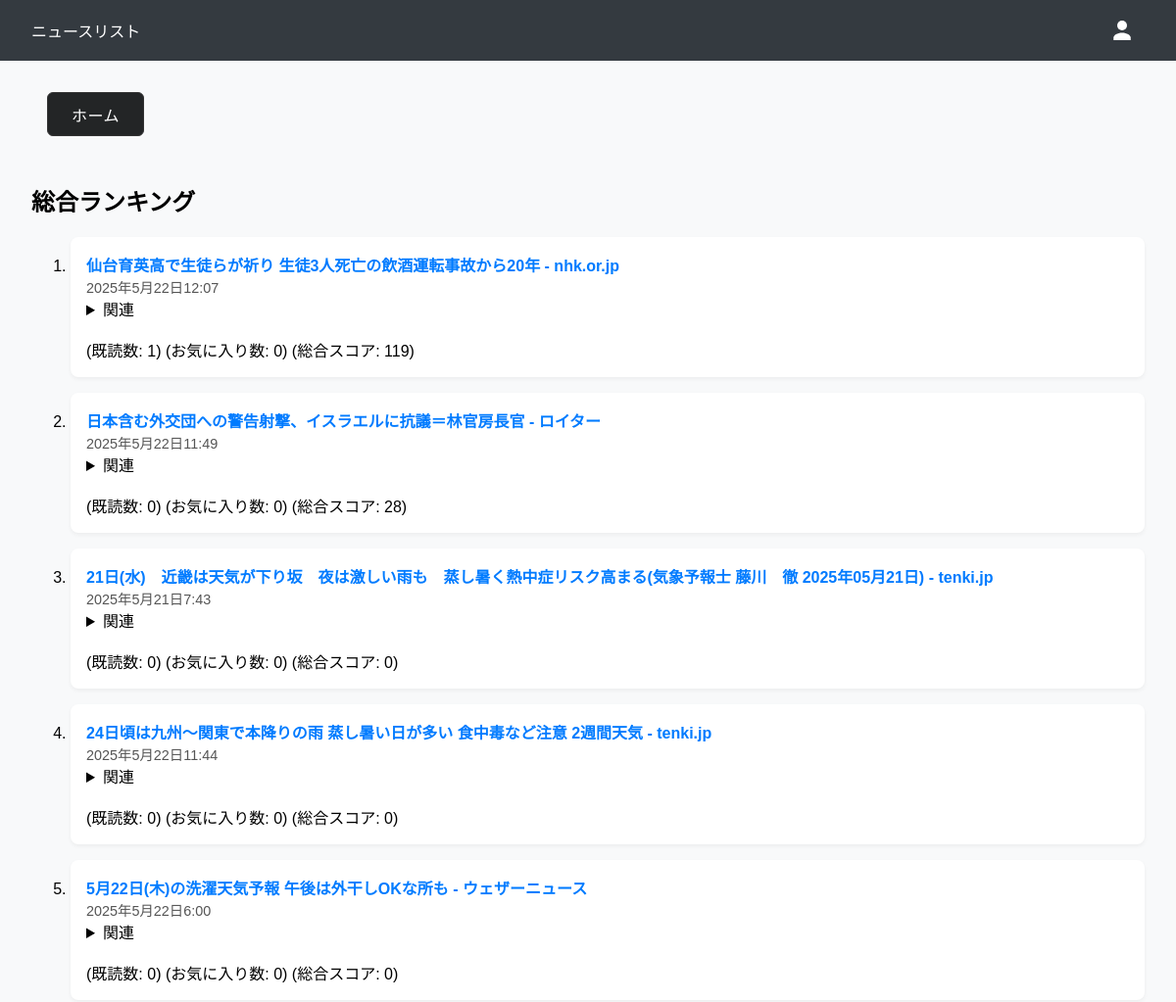
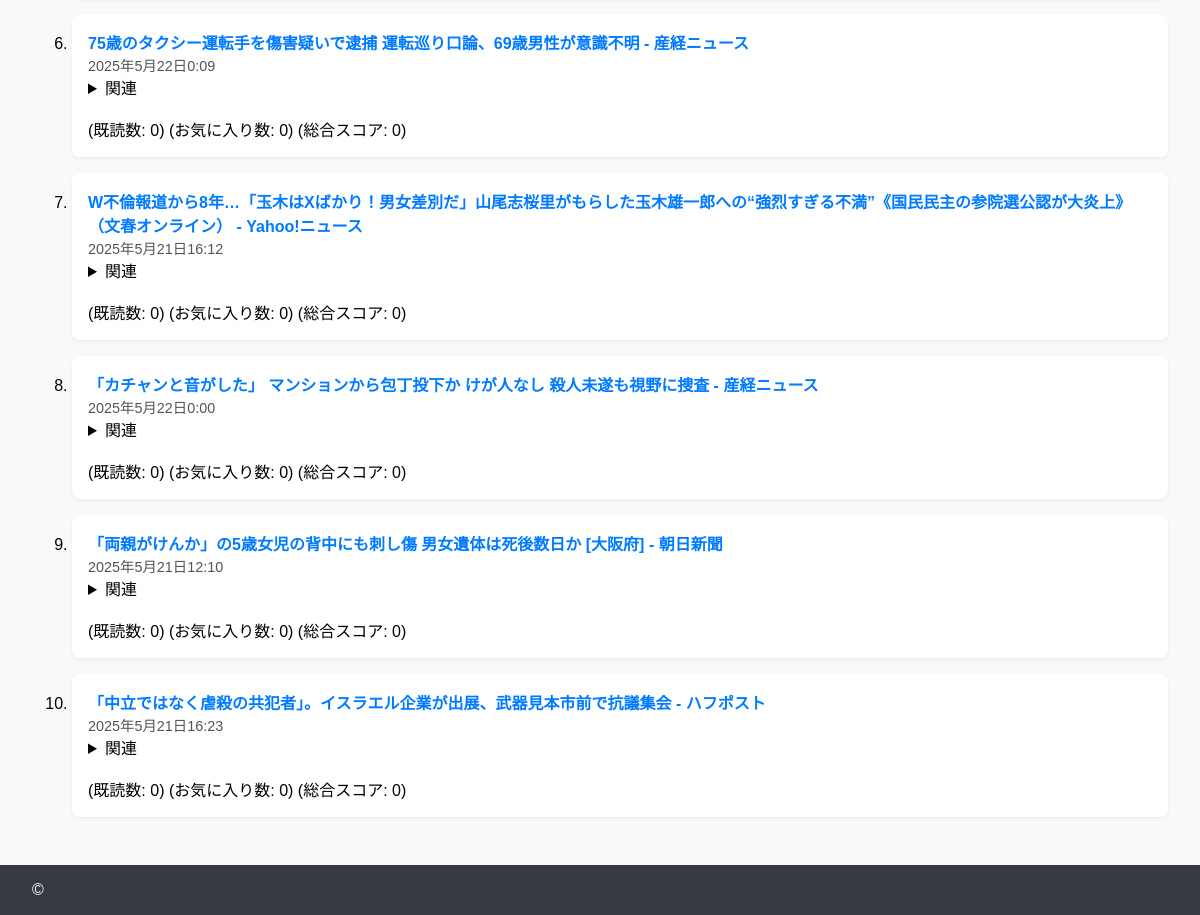
Page /myapp/ranking/ (signed in) on the earlier database version (2 pictures, top to bottom).
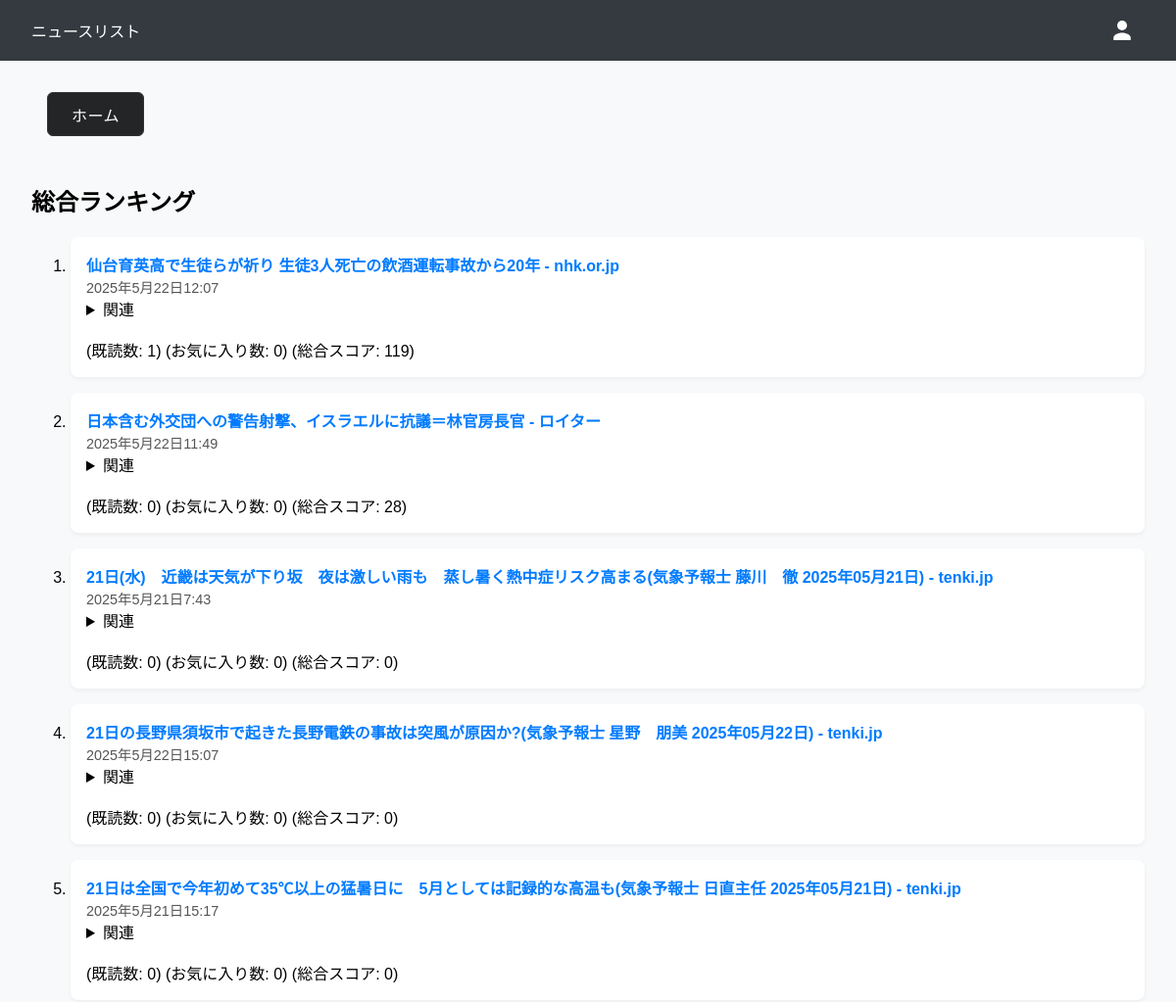
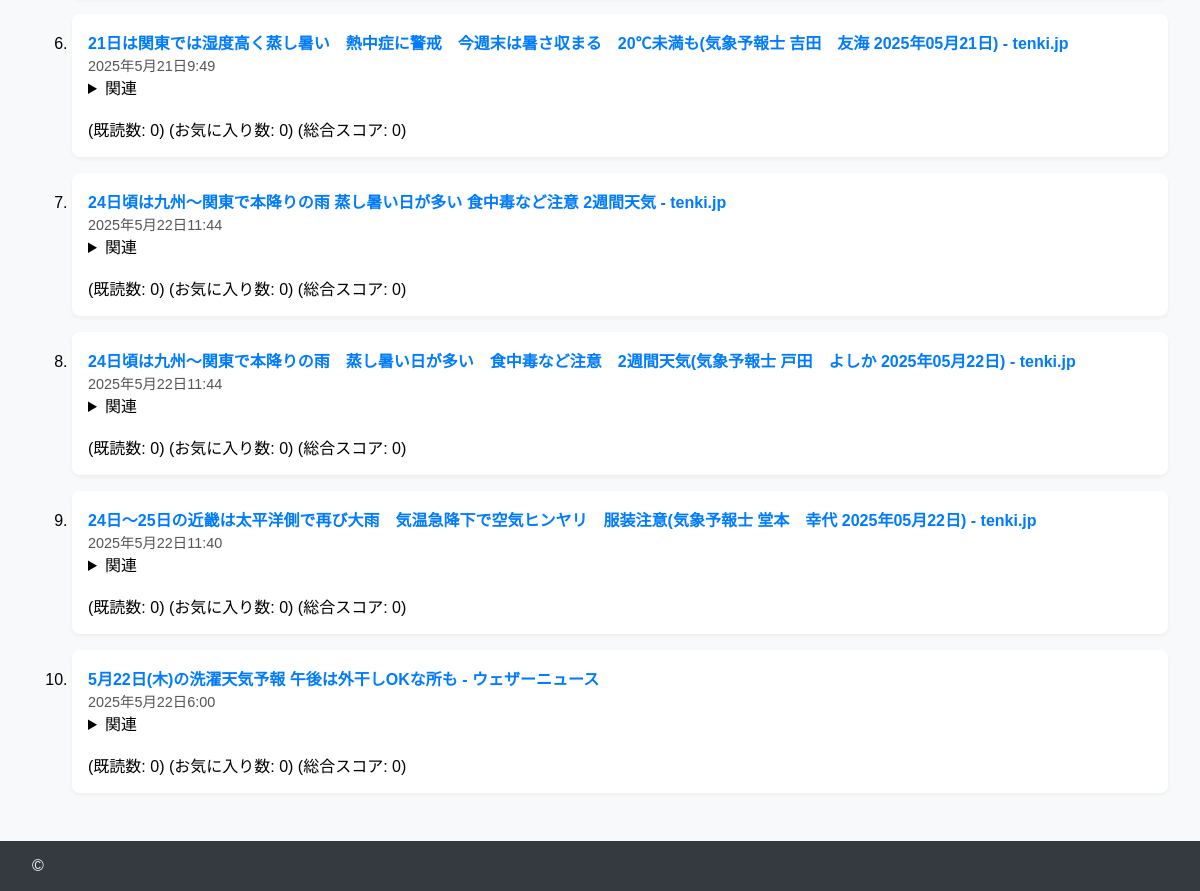
Same page on the later database version (2 pictures, top to bottom).
### myapp/models.py (models this page shows, shortened)
class RssNews(models.Model):
    user = models.ForeignKey(get_user_model(), on_delete=models.CASCADE)
    title = models.CharField(max_length=2000)
    link = models.URLField(max_length=2000)
    pubdate = models.DateTimeField()
    description = models.TextField()
    image = models.URLField(blank=True, null=True)
    category = models.CharField(max_length=100)
    read = models.BooleanField(default=False)
    favorite = models.BooleanField(default=False)
    shared = models.IntegerField(default=0)

### myapp/views.py (the view)
# urls.py: path('ranking/', views.ranking, name='ranking'),
@login_required
def ranking(request):
    from django.db.models import Count, Q
    qs = (
        RssNews.objects
        .values('title', 'link', 'pubdate', 'description', 'category', 'pubdate', 'shared')
        .annotate(
            read_count=Count('id', filter=Q(read=True)),
            favorite_count=Count('id', filter=Q(favorite=True)),
            read_and_favorite_count=Count('id', filter=Q(read=True, favorite=True)),
        )
    )
    ranking = []
    for news in qs:
        score = calc_score(
            news['read_count'],
            news['favorite_count'],
            news['read_and_favorite_count'],
            news['pubdate'],
            news['shared']
        )
        news['score'] = score
        ranking.append(news)
    ranking = sorted(ranking, key=lambda x: x['score'], reverse=True)[:10]
    return render(request, 'myapp/ranking.html', {'ranking': ranking})

### myapp/views.py (called while the page is built)
def calc_score(read_count, favorite_count, read_and_favorite_count, pubdate, shared):
    time_diff = datetime.datetime.now(datetime.timezone.utc) - pubdate
    days = max(0, time_diff.total_seconds() / (24 * 3600)) # 日数を秒単位で計算し、日数に変換。
    weight_read = 0.831  # 既読のみの基本的な価値
    weight_favorite = 2.525 # お気に入りの価値 (既読より高めに設定)
    weight_read_and_favorite = 3.594 # 既読かつお気に入りの特別な価値 (他の行動よりかなり高めに設定)
    weight_shared = 3.939
    engagement_score = (read_count * weight_read + favorite_count * weight_favorite + read_and_favorite_count * weight_read_and_favorite + shared * weight_shared)
    time_decay_offset = 1.197 # 例: 1.0, 2.0, 3.0 など。公開初日を days=0 とした場合、分母は 2.0 になる。
    time_factor = (1.0 / (days + time_decay_offset) )
    score = engagement_score * time_factor * 10
    return score

### templates/myapp/ranking.html (shortened to what this page needs)
<!DOCTYPE html>
<html lang="ja">
  <head>
  </head>
  <body>
    <header>
      <div style="display: flex; align-items: center; justify-content: space-between;">
        <div>ニュースリスト</div>
        <div style="display: flex; align-items: center; justify-content: space-between;">
          <span style="display: inline-flex; align-items: center; margin-right: 8px;">
            <svg width="30" height="30" viewBox="0 0 24 24" fill="#FFF" xmlns="http://www.w3.org/2000/svg" onclick="toggleMypageMenu(event)" style="cursor:pointer;">
              <circle cx="12" cy="8" r="4" />
              <path d="M12 14c-4 0-7 2-7 4v2h14v-2c0-2-3-4-7-4z" />
            </svg>
          </span>
        </div>
      </div>
    </header>
    <main>
        <div class="fetch-news-bar">
            <a href="{% url 'myapp:home' %}" class="fetch-news-btn" style="text-align:center; margin-left: 1em; ">ホーム</a>
        </div>
      <h2>総合ランキング</h2>
      <ol>
        {% for news in ranking %}
          <li id="news-item-{{ news.id }}" class="news-item{% if news.read %} read{% endif %}">
            <a href="{{ news.link }}" target="_blank" onclick="markAsRead({{ news.id }}, event)">{{ news.title }}</a>
            <br />
            <span class="category">{{ news.pubdate }}</span>
            <br />
            <details>
              <summary>関連</summary>
            </details>
            <br />
            (既読数: {{ news.read_count }}) (お気に入り数: {{ news.favorite_count }}) (総合スコア: {{ news.score|floatformat:0 }})
          </li>
        {% endfor %}
      </ol>
    </main>
    <footer>&copy;</footer>
  </body>
</html>

Differences in the rows shown:
no longer on this page (row unchanged): RssNews: title "75歳のタクシー運転手を傷害疑いで逮捕 運転巡り口論、69歳男性が意識不明 - 産経ニュース", pubdate "2025年5月22日0:09", read_count "0", favorite_count "0", score "0"
no longer on this page (row unchanged): RssNews: title "W不倫報道から8年…「玉木はXばかり！男女差別だ」山尾志桜里がもらした玉木雄一郎への“強烈すぎる不満”《国民民主の参院選公認が大炎上》（文春オンライン） - Yahoo!ニュース", pubdate "2025年5月21日16:12", read_count "0", favorite_count "0", score "0"
no longer on this page (row unchanged): RssNews: title "「カチャンと音がした」 マンションから包丁投下か けが人なし 殺人未遂も視野に捜査 - 産経ニュース", pubdate "2025年5月22日0:00", read_count "0", favorite_count "0", score "0"
no longer on this page (row unchanged): RssNews: title "「両親がけんか」の5歳女児の背中にも刺し傷 男女遺体は死後数日か [大阪府] - 朝日新聞", pubdate "2025年5月21日12:10", read_count "0", favorite_count "0", score "0"
no longer on this page (row unchanged): RssNews: title "「中立ではなく虐殺の共犯者」。イスラエル企業が出展、武器見本市前で抗議集会 - ハフポスト", pubdate "2025年5月21日16:23", read_count "0", favorite_count "0", score "0"
added RssNews: title "21日の長野県須坂市で起きた長野電鉄の事故は突風が原因か?(気象予報士 星野 朋美 2025年05月22日) - tenki.jp", pubdate "2025年5月22日15:07", read_count "0", favorite_count "0", score "0"
added RssNews: title "21日は全国で今年初めて35℃以上の猛暑日に 5月としては記録的な高温も(気象予報士 日直主任 2025年05月21日) - tenki.jp", pubdate "2025年5月21日15:17", read_count "0", favorite_count "0", score "0"
added RssNews: title "21日は関東では湿度高く蒸し暑い 熱中症に警戒 今週末は暑さ収まる 20℃未満も(気象予報士 吉田 友海 2025年05月21日) - tenki.jp", pubdate "2025年5月21日9:49", read_count "0", favorite_count "0", score "0"
added RssNews: title "24日頃は九州～関東で本降りの雨 蒸し暑い日が多い 食中毒など注意 2週間天気(気象予報士 戸田 よしか 2025年05月22日) - tenki.jp", pubdate "2025年5月22日11:44", read_count "0", favorite_count "0", score "0"
added RssNews: title "24日～25日の近畿は太平洋側で再び大雨 気温急降下で空気ヒンヤリ 服装注意(気象予報士 堂本 幸代 2025年05月22日) - tenki.jp", pubdate "2025年5月22日11:40", read_count "0", favorite_count "0", score "0"
